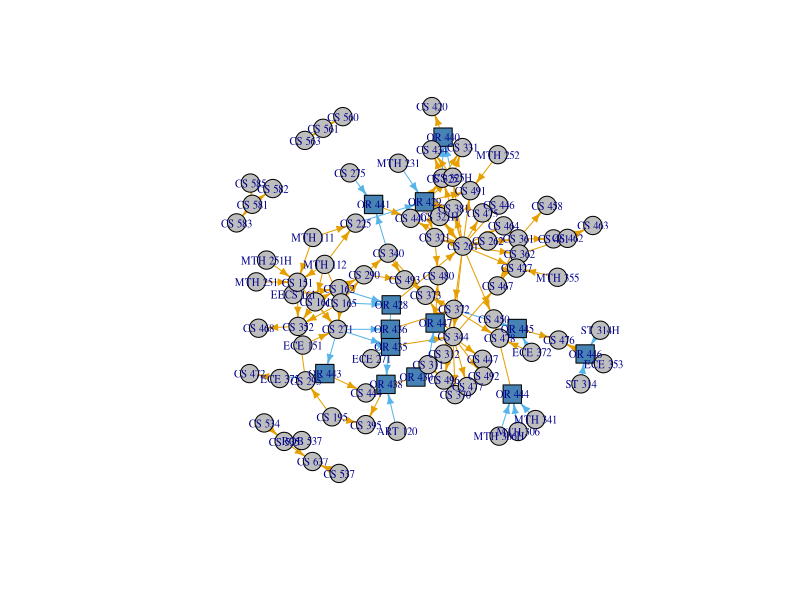
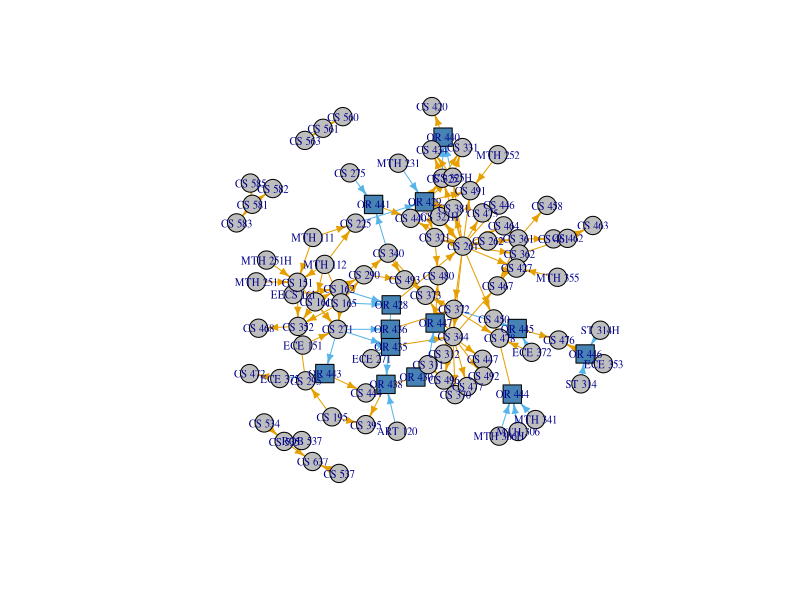

Source code (R) for these figures, in order:
# cs_plot.R ------------------------------
#'
#'  Plot of CS data.
#'
# ....................................

library(dplyr)
library(igraph)

cs <- read.csv(file = "./course_data/csv/CS/CS_edge.csv", stringsAsFactors = F)
# Don't really need node info, just edges to create this plot

# Create igraph object ------------------------------
cs_net <- graph_from_data_frame(cs, directed = T)

# Display CS ------------------------------

cs$or <- 1 + 1*(cs$course_dept == "OR")
cs$or_color <- c("grey", "steelblue")[cs$or]

V(cs_net)$label.cex = 0.65
E(cs_net)$arrow.size = 0.5
E(cs_net)$edge.color = cs$or_color
# V(cs_net)$vertex.size = 1
# plot.igraph(sub_net)

cs_layout <- layout_nicely(graph = cs_net)
plot(cs_net, directed = T,
     layout = cs_layout,
     edge.color = cs$or,
     vertex.size = 10,
     label.cex = 1,
     # vertex.size = sr_n$n * 1.5,
     vertex.shape = c("circle", "square")[grepl(x = names(V(cs_net)), pattern = "OR.+") + 1],
     vertex.color =  c("grey", "steelblue")[grepl(x = names(V(cs_net)), pattern = "OR.+") + 1])


# No scaling for size yet.
cs_n <- cs %>% group_by(pre_req) %>% summarise(n = n())
cs_n <- left_join(data.frame(names = names(V(cs_net))), cs_n, by = c("names" = "pre_req"))
head(cs_n)
cs_n$n[is.na(cs_n$n)] <- 0

plot(cs_net, directed = T,
     layout = cs_layout,
     edge.color = cs$or,
     vertex.size = 10,
     label.cex = 1,
     vertex.size = cs_n$n * 1.5,
     vertex.shape = c("circle", "square")[grepl(x = names(V(cs_net)), pattern = "OR.+") + 1],
     vertex.color =  c("grey", "steelblue")[grepl(x = names(V(cs_net)), pattern = "OR.+") + 1])

